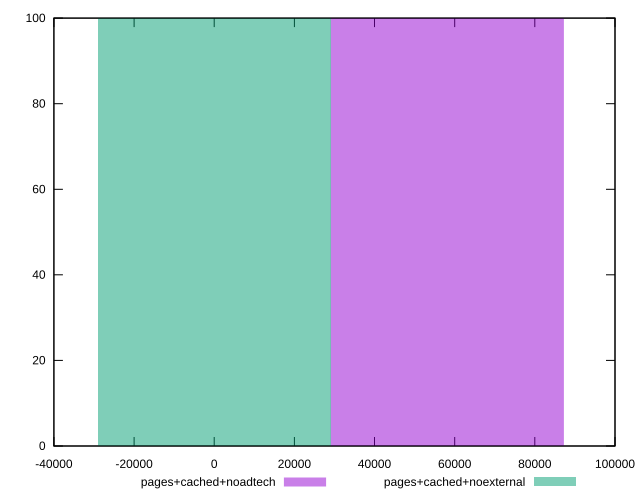

Write gnuplot code to recreate this figure.
reset
set terminal svg size 640, 500 enhanced background rgb 'white'
set output "reprap/uses-long-cache-ttl/comparison/histogram/4_vs_5.svg"

$pagesCachedNoadtech <<EOF
58133.37969704864 100
EOF

$pagesCachedNoexternal <<EOF
0 100
EOF

set key outside below
set boxwidth 58133.37969704864
set yrange [0:100]
set style fill transparent solid 0.5 noborder

plot \
  $pagesCachedNoadtech title "pages+cached+noadtech" with boxes, \
  $pagesCachedNoexternal title "pages+cached+noexternal" with boxes, \


reset
